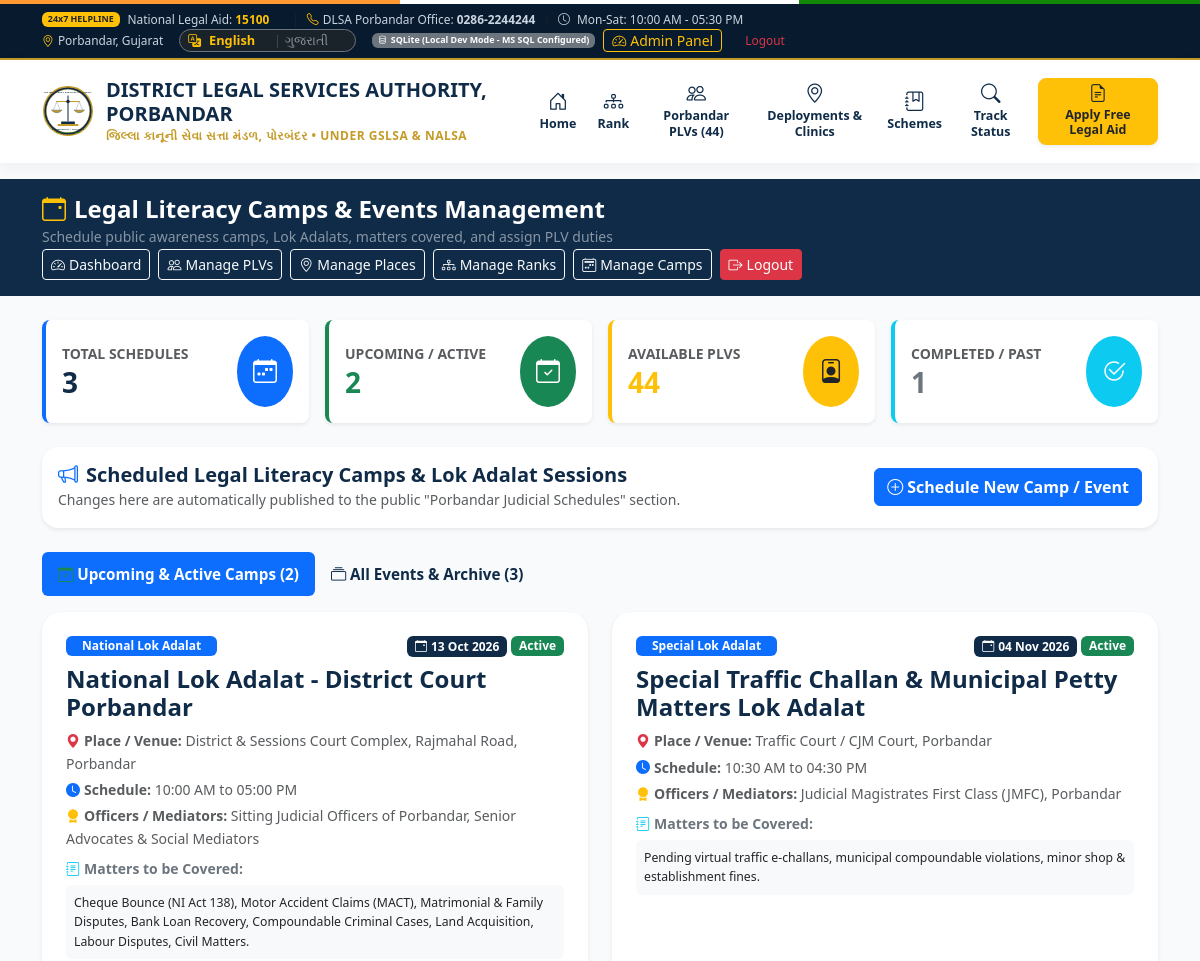
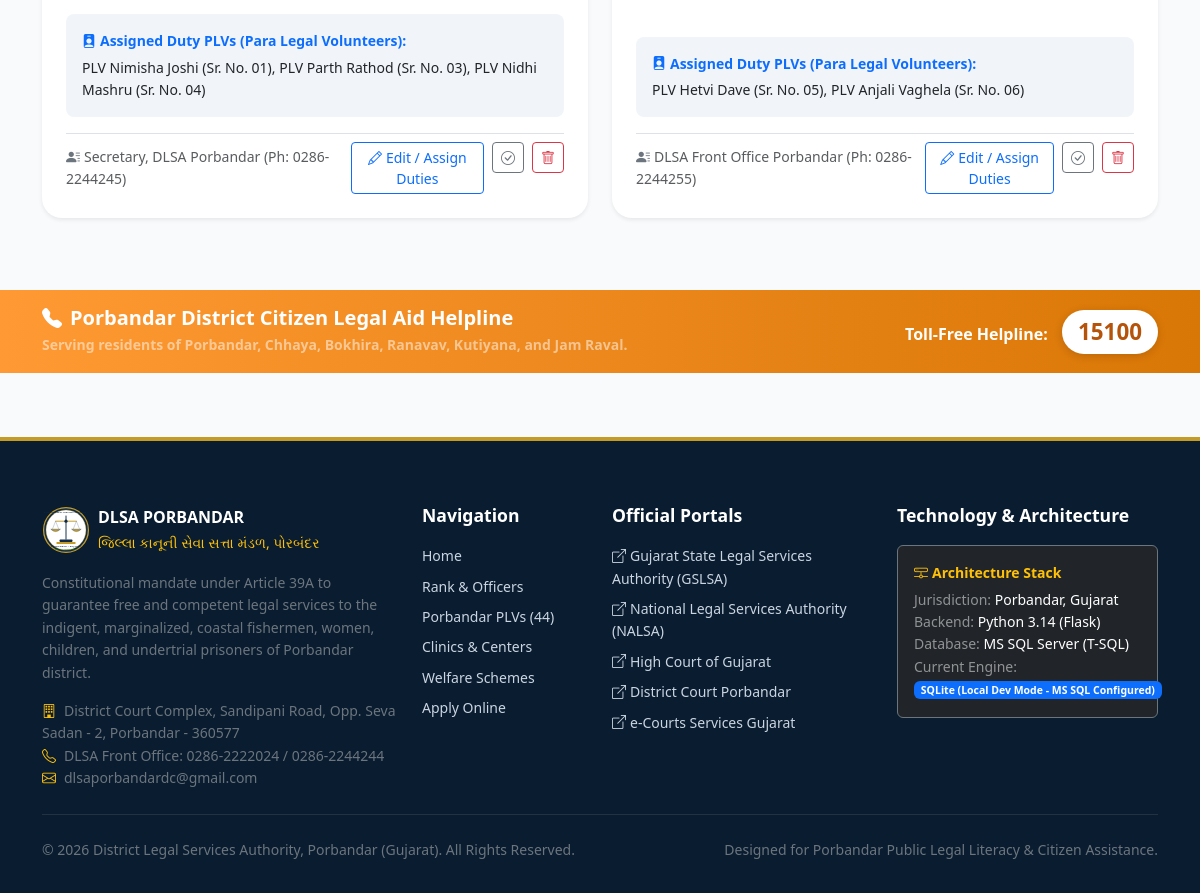
/admin/camps (signed in), run on the app's committed database (2 pictures, top to bottom).
### models.py (models this page shows, shortened)
class LokAdalatEvent(Base):
    __tablename__ = "LokAdalatEvents"
    id = Column(Integer, primary_key=True, autoincrement=True)
    title = Column(String(200), nullable=False)
    event_type = Column(String(80), nullable=False)
    event_date = Column(Date, nullable=False)
    time_schedule = Column(String(80), default="10:00 AM onwards")
    venue = Column(String(250), nullable=False)
    benches_count = Column(Integer, default=5)
    presiding_officers = Column(Text, nullable=True)
    eligible_matters = Column(Text, nullable=True)
    contact_person = Column(String(150), nullable=True)
    assigned_plvs = Column(Text, nullable=True)  # List or notes of assigned PLVs on duty
    is_active = Column(Boolean, default=True, nullable=False)
    created_at = Column(DateTime, default=lambda: datetime.now(timezone.utc), nullable=False)

### app.py (the view)
@app.route("/admin/camps")
@login_required
def admin_camps():
    db = get_db()
    events = db.query(LokAdalatEvent).order_by(LokAdalatEvent.event_date.asc()).all()
    plvs = db.query(PLV).filter(PLV.is_active == True).all()
    plvs.sort(key=lambda x: int(x.dlsa_sr_no) if x.dlsa_sr_no and x.dlsa_sr_no.isdigit() else 999)
    deployments = db.query(Deployment).filter(Deployment.is_active == True).order_by(Deployment.place_name.asc()).all()
    today = date.today()
    upcoming_events = [e for e in events if e.event_date >= today and e.is_active]
    past_events = [e for e in events if e.event_date < today or not e.is_active]
    return render_template(
        "admin/camps.html",
        events=events,
        upcoming_events=upcoming_events,
        past_events=past_events,
        plvs=plvs,
        deployments=deployments,
        today=today
    )

### app.py (called while the page is built)
def get_db():
    if "db" not in g:
        g.db = SessionLocal()
    return g.db

@app.teardown_appcontext
def teardown_db(exception=None):
    db = g.pop("db", None)
    if db is not None:
        db.close()

@app.context_processor
def inject_global_data():
    lang = session.get("lang") or request.cookies.get("dlsa_lang") or "en"
    if lang not in ["en", "gu"]:
        lang = "en"
    session["lang"] = lang
    return {
        "active_db": ACTIVE_DB_TYPE,
        "active_db_info": DB_CONNECTION_INFO,
        "current_year": datetime.now(timezone.utc).year,
        "current_lang": lang,
        "t": lambda text: get_translation(text, lang),
        "translations_dict": TRANSLATIONS_DICT
    }

def login_required(f):
    @wraps(f)
    def decorated_function(*args, **kwargs):
        if not session.get("admin_user"):
            flash("Please log in to access the DLSA administrative portal.", "warning")
            return redirect(url_for("admin_login"))
        return f(*args, **kwargs)
    return decorated_function

### templates/admin/camps.html (shortened to what this page needs)
{% extends "base.html" %}
{% block content %}
<div class="bg-navy text-white py-3" style="background: #0f2b48;">
    <div class="container d-flex flex-wrap justify-content-between align-items-center">
        <div>
            <h4 class="fw-bold mb-0"><i class="bi bi-calendar-event me-2 text-warning"></i>Legal Literacy Camps & Events Management</h4>
            <small class="text-white-50">Schedule public awareness camps, Lok Adalats, matters covered, and assign PLV duties</small>
        </div>
        <div class="d-flex flex-wrap gap-2 mt-2 mt-md-0">
            <a href="{{ url_for('admin_dashboard') }}" class="btn btn-sm btn-outline-light"><i class="bi bi-speedometer2 me-1"></i>Dashboard</a>
            <a href="{{ url_for('admin_plvs') }}" class="btn btn-sm btn-outline-light"><i class="bi bi-people me-1"></i>Manage PLVs</a>
            <a href="{{ url_for('admin_deployments') }}" class="btn btn-sm btn-outline-light"><i class="bi bi-geo-alt me-1"></i>Manage Places</a>
            <a href="{{ url_for('admin_leadership') }}" class="btn btn-sm btn-outline-light"><i class="bi bi-diagram-3 me-1"></i>Manage Ranks</a>
            <a href="{{ url_for('admin_camps') }}" class="btn btn-sm btn-outline-light"><i class="bi bi-calendar2-week me-1"></i>Manage Camps</a>
            <a href="{{ url_for('admin_logout') }}" class="btn btn-sm btn-danger"><i class="bi bi-box-arrow-right me-1"></i>Logout</a>
        </div>
    </div>
</div>
<div class="container py-4">
    <div class="row g-3 mb-4">
        <div class="col-md-3">
            <div class="card border-0 shadow-sm rounded-3 p-3 bg-white border-start border-primary border-4">
                <div class="d-flex justify-content-between align-items-center">
                    <div>
                        <div class="text-muted small text-uppercase fw-semibold">Total Schedules</div>
                        <h3 class="fw-bold text-navy mb-0">{{ events|length }}</h3>
                    </div>
                    <div class="bg-primary text-white p-3 rounded-circle">
                        <i class="bi bi-calendar-week fs-4"></i>
                    </div>
                </div>
            </div>
        </div>
        <div class="col-md-3">
            <div class="card border-0 shadow-sm rounded-3 p-3 bg-white border-start border-success border-4">
                <div class="d-flex justify-content-between align-items-center">
                    <div>
                        <div class="text-muted small text-uppercase fw-semibold">Upcoming / Active</div>
                        <h3 class="fw-bold text-success mb-0">{{ upcoming_events|length }}</h3>
                    </div>
                    <div class="bg-success text-white p-3 rounded-circle">
                        <i class="bi bi-calendar-check fs-4"></i>
                    </div>
                </div>
            </div>
        </div>
        <div class="col-md-3">
            <div class="card border-0 shadow-sm rounded-3 p-3 bg-white border-start border-warning border-4">
                <div class="d-flex justify-content-between align-items-center">
                    <div>
                        <div class="text-muted small text-uppercase fw-semibold">Available PLVs</div>
                        <h3 class="fw-bold text-warning mb-0">{{ plvs|length }}</h3>
                    </div>
                    <div class="bg-warning text-dark p-3 rounded-circle">
                        <i class="bi bi-person-badge fs-4"></i>
                    </div>
                </div>
            </div>
        </div>
        <div class="col-md-3">
            <div class="card border-0 shadow-sm rounded-3 p-3 bg-white border-start border-info border-4">
                <div class="d-flex justify-content-between align-items-center">
                    <div>
                        <div class="text-muted small text-uppercase fw-semibold">Completed / Past</div>
                        <h3 class="fw-bold text-secondary mb-0">{{ past_events|length }}</h3>
                    </div>
                    <div class="bg-info text-white p-3 rounded-circle">
                        <i class="bi bi-check2-circle fs-4"></i>
                    </div>
                </div>
            </div>
        </div>
    </div>
    <div class="card border-0 shadow-sm rounded-4 p-3 bg-white mb-4">
        <div class="d-flex flex-wrap justify-content-between align-items-center gap-3">
            <div>
                <h5 class="fw-bold text-navy mb-0"><i class="bi bi-megaphone me-2 text-primary"></i>Scheduled Legal Literacy Camps & Lok Adalat Sessions</h5>
                <small class="text-muted">Changes here are automatically published to the public "Porbandar Judicial Schedules" section.</small>
            </div>
            <div class="d-flex gap-2">
                <button type="button" class="btn btn-primary fw-semibold" data-bs-toggle="modal" data-bs-target="#addCampModal">
                    <i class="bi bi-plus-circle me-1"></i>Schedule New Camp / Event
                </button>
            </div>
        </div>
    </div>
    <ul class="nav nav-pills mb-3" id="campTabs" role="tablist">
        <li class="nav-item" role="presentation">
            <button class="nav-link active fw-semibold" id="upcoming-tab" data-bs-toggle="pill" data-bs-target="#upcoming-pane" type="button" role="tab">
                <i class="bi bi-calendar-check me-1 text-success"></i>Upcoming & Active Camps ({{ upcoming_events|length }})
            </button>
        </li>
        <li class="nav-item" role="presentation">
            <button class="nav-link fw-semibold" id="all-tab" data-bs-toggle="pill" data-bs-target="#all-pane" type="button" role="tab">
                <i class="bi bi-collection me-1"></i>All Events & Archive ({{ events|length }})
            </button>
        </li>
    </ul>
    <div class="tab-content" id="campTabsContent">
        <div class="tab-pane fade show active" id="upcoming-pane" role="tabpanel">
            {% if upcoming_events %}
            <div class="row g-4">
                {% for event in upcoming_events %}
                <div class="col-lg-6">
                    <div class="card h-100 border-0 shadow-sm rounded-4 p-4 bg-white" style="border-radius: 20px !important;">
                        <div class="d-flex justify-content-between align-items-start mb-2">
                            <span class="badge {% if 'Lok Adalat' in event.event_type %}bg-primary{% else %}bg-warning text-dark{% endif %} px-3 py-1 fw-bold">
                                {{ event.event_type }}
                            </span>
                            <div class="d-flex align-items-center gap-1">
                                <span class="badge bg-navy text-white">
                                    <i class="bi bi-calendar-event me-1"></i>{{ event.event_date.strftime('%d %b %Y') }}
                                </span>
                                {% if event.is_active %}
                                <span class="badge bg-success">Active</span>
                                {% else %}
                                <span class="badge bg-secondary">Archived</span>
                                {% endif %}
                            </div>
                        </div>
                        <h4 class="fw-bold text-navy mb-2">{{ event.title }}</h4>
                        <div class="small mb-3">
                            <div class="text-muted mb-1">
                                <i class="bi bi-geo-alt-fill text-danger me-1"></i><strong>Place / Venue:</strong> {{ event.venue }}
                            </div>
                            <div class="text-muted mb-1">
                                <i class="bi bi-clock-fill text-primary me-1"></i><strong>Schedule:</strong> {{ event.time_schedule }}
                            </div>
                            {% if event.presiding_officers %}
                            <div class="text-muted mb-1">
                                <i class="bi bi-award-fill text-warning me-1"></i><strong>Officers / Mediators:</strong> {{ event.presiding_officers }}
                            </div>
                            {% endif %}
                            <div class="text-secondary mt-2">
                                <i class="bi bi-journal-text text-info me-1"></i><strong>Matters to be Covered:</strong>
                                <p class="mb-0 text-dark small bg-light p-2 rounded-2 mt-1">{{ event.eligible_matters }}</p>
                            </div>
                        </div>
                        <div class="p-3 bg-light rounded-3 border-0 mt-auto mb-3" style="background-color: #f1f5f9 !important;">
                            <div class="d-flex align-items-center text-primary fw-bold small mb-1">
                                <i class="bi bi-person-badge-fill me-1"></i>Assigned Duty PLVs (Para Legal Volunteers):
                            </div>
                            <div class="small text-dark">
                                {% if event.assigned_plvs %}
                                    {{ event.assigned_plvs }}
                                {% else %}
                                    <span class="text-muted fst-italic">No specific PLVs assigned yet. Click 'Edit Duties' to allocate volunteers.</span>
                                {% endif %}
                            </div>
                        </div>
                        <div class="d-flex justify-content-between align-items-center pt-2 border-top small text-muted">
                            <div><i class="bi bi-person-lines-fill me-1 text-secondary"></i>{{ event.contact_person or "DLSA Porbandar" }}</div>
                            <div class="d-flex gap-2">
                                <button type="button" class="btn btn-sm btn-outline-primary" data-bs-toggle="modal" data-bs-target="#editCampModal{{ event.id }}">
                                    <i class="bi bi-pencil me-1"></i>Edit / Assign Duties
                                </button>
                                <form method="POST" action="{{ url_for('admin_toggle_camp_status', event_id=event.id) }}" class="d-inline">
                                    <button type="submit" class="btn btn-sm btn-outline-secondary" title="Toggle status">
                                        <i class="bi bi-check-circle"></i>
                                    </button>
                                </form>
                                <form method="POST" action="{{ url_for('admin_delete_camp', event_id=event.id) }}" class="d-inline" onsubmit="return confirm('Are you sure you want to delete this camp / schedule?');">
                                    <button type="submit" class="btn btn-sm btn-outline-danger" title="Delete">
                                        <i class="bi bi-trash"></i>
                                    </button>
                                </form>
                            </div>
                        </div>
                    </div>
                </div>
                {% endfor %}
            </div>
            {% endif %}
        </div>
    </div>
</div>
{% endblock %}

### static/css/style.css (style rules this page uses)
:root { --primary-navy: #0f2b48; --secondary-navy: #1a426f; --accent-gold: #c59b27; --accent-gold-light: #f7e9be; --tricolor-saffron: #ff9933; --tricolor-green: #138808; --bg-light: #f8fafc; --card-border: #e2e8f0; --text-dark: #1e293b; --text-muted: #64748b; --success: #10b981; --info: #0284c7; --warning: #f59e0b; }
html, body { overflow-x: hidden; max-width: 100vw; width: 100%; }
body { font-family: 'Segoe UI', system-ui, -apple-system, sans-serif; color: var(--text-dark); background-color: var(--bg-light); line-height: 1.6; }
.bg-navy { background-color: var(--primary-navy) !important; color: #ffffff !important; }
.text-navy { color: var(--primary-navy) !important; }
.nav-link { color: var(--primary-navy) !important; font-weight: 500; font-size: 0.95rem; padding: 0.6rem 1rem !important; border-radius: 6px; transition: all 0.2s ease-in-out; }
.nav-link:hover, .nav-link.active { color: #ffffff !important; background-color: var(--primary-navy); }

### data on the page
LokAdalatEvent: event_type "National Lok Adalat", event_date "13 Oct 2026", is_active "Active", title "National Lok Adalat - District Court Porbandar", venue "District & Sessions Court Complex, Rajmahal Road, Porbandar", time_schedule "10:00 AM to 05:00 PM", presiding_officers "Sitting Judicial Officers of Porbandar, Senior Advocates & Social Mediators", eligible_matters "Cheque Bounce (NI Act 138), Motor Accident Claims (MACT), Matrimonial & Family Disputes, Bank Loan Recovery, Compoundable Criminal Cases, Land Acquisition, Labour Disputes, Civil Matters.", assigned_plvs "PLV Nimisha Joshi (Sr. No. 01), PLV Parth Rathod (Sr. No. 03), PLV Nidhi Mashru (Sr. No. 04)", contact_person "Secretary, DLSA Porbandar (Ph: 0286-2244245)"
LokAdalatEvent: event_type "Special Lok Adalat", event_date "04 Nov 2026", is_active "Active", title "Special Traffic Challan & Municipal Petty Matters Lok Adalat", venue "Traffic Court / CJM Court, Porbandar", time_schedule "10:30 AM to 04:30 PM", presiding_officers "Judicial Magistrates First Class (JMFC), Porbandar", eligible_matters "Pending virtual traffic e-challans, municipal compoundable violations, minor shop & establishment fines.", assigned_plvs "PLV Hetvi Dave (Sr. No. 05), PLV Anjali Vaghela (Sr. No. 06)", contact_person "DLSA Front Office Porbandar (Ph: 0286-2244255)"

### other printed values
{{ active_db }} "SQLite (Local Dev Mode - MS SQL Configured)"
{{ events|length }} "3"
{{ upcoming_events|length }} "2"
{{ plvs|length }} "44"
{{ past_events|length }} "1"
